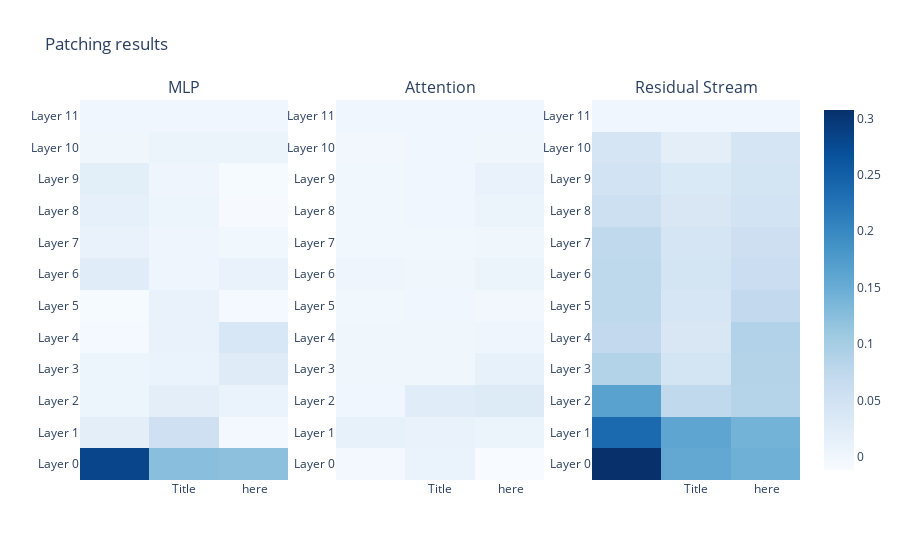

Notebook cell for this chart:
### Code cell
import plotly.express as px
from plotly.subplots import make_subplots

fig = make_subplots(rows=1, cols=3, subplot_titles=("MLP", "Attention", "Residual Stream"))

fig.add_trace(px.imshow(
    mlp_patching.cpu().numpy()[:, 1:],
    x=model.to_str_tokens(clean_prompt)[1:],
    y=[f"Layer {i}" for i in range(model.cfg.n_layers)], 
    title="Patching result", width=800, height=600).data[0], row=1, col=1)

fig.add_trace(px.imshow(
    attn_patching.cpu().numpy()[:, 1:],
    x=model.to_str_tokens(clean_prompt)[1:],
    y=[f"Layer {i}" for i in range(model.cfg.n_layers)],
    title="Patching result", width=800, height=600).data[0], row=1, col=2)

fig.add_trace(px.imshow(
    rs_patching.cpu().numpy()[:, 1:],
    x=model.to_str_tokens(clean_prompt)[1:],
    y=[f"Layer {i}" for i in range(model.cfg.n_layers)],
    title="Patching result", width=800, height=600).data[0], row=1, col=3)

fig.update_layout(coloraxis=dict(colorscale='Blues'))
fig.update_traces(zmin=-1, zmax=1)
fig.update_layout(title_text="Patching results")
fig.show()

### Figure 1 — Plotly figure (JSON) as saved in the notebook; plotly's stock layout.template omitted (floating-point values rounded to 4 significant figures)
{"data": [{"coloraxis": "coloraxis", "hovertemplate": "x: %{x}<br>y: %{y}<br>color: %{z}<extra></extra>", "name": "0", "type": "heatmap", "x": ["\n", "Title", " here"], "xaxis": "x", "y": ["Layer 0", "Layer 1", "Layer 2", "Layer 3", "Layer 4", "Layer 5", "Layer 6", "Layer 7", "Layer 8", "Layer 9", "Layer 10", "Layer 11"], "yaxis": "y", "z": [[0.2825, 0.1244, 0.1221], [0.02067, 0.05541, -0.003704], [0.003736, 0.02079, 0.009255], [0.005484, 0.008802, 0.02683], [-0.005504, 0.01037, 0.03785], [-0.008946, 0.01008, -0.005664], [0.02588, 0.003175, 0.01104], [0.01142, 0.003276, -0.0009981], [0.01496, 0.003913, -0.009602], [0.02118, 0.00295, -0.008412], [0.001427, 0.006533, 0.007621], [0, 0, 0]], "zmax": 1, "zmin": -1}, {"coloraxis": "coloraxis", "hovertemplate": "x: %{x}<br>y: %{y}<br>color: %{z}<extra></extra>", "name": "0", "type": "heatmap", "x": ["\n", "Title", " here"], "xaxis": "x2", "y": ["Layer 0", "Layer 1", "Layer 2", "Layer 3", "Layer 4", "Layer 5", "Layer 6", "Layer 7", "Layer 8", "Layer 9", "Layer 10", "Layer 11"], "yaxis": "y2", "z": [[-0.004977, 0.009977, -0.01153], [0.01418, 0.01013, 0.006798], [-0.0002406, 0.02574, 0.02944], [0.001446, 0.001779, 0.01388], [0.001218, 0.0009528, 0.002302], [-0.0008762, -0.0002307, -0.001594], [0.00228, 0.001331, 0.008065], [-0.0003984, -0.0006833, 0.001363], [-0.0009085, 0.0005785, 0.007296], [-0.0006861, 0.0005037, 0.01072], [-0.002032, -6.357e-05, 0.001988], [0, 0, 0]], "zmax": 1, "zmin": -1}, {"coloraxis": "coloraxis", "hovertemplate": "x: %{x}<br>y: %{y}<br>color: %{z}<extra></extra>", "name": "0", "type": "heatmap", "x": ["\n", "Title", " here"], "xaxis": "x3", "y": ["Layer 0", "Layer 1", "Layer 2", "Layer 3", "Layer 4", "Layer 5", "Layer 6", "Layer 7", "Layer 8", "Layer 9", "Layer 10", "Layer 11"], "yaxis": "y3", "z": [[0.3074, 0.1567, 0.145], [0.2379, 0.1601, 0.1415], [0.1655, 0.07363, 0.0843], [0.08719, 0.04689, 0.0863], [0.07151, 0.03721, 0.08877], [0.0758, 0.04201, 0.07181], [0.07581, 0.04633, 0.06067], [0.07395, 0.04219, 0.05711], [0.05638, 0.03748, 0.048], [0.04832, 0.03434, 0.04616], [0.04407, 0.02034, 0.04347], [0, 0, 0]], "zmax": 1, "zmin": -1}], "layout": {"annotations": [{"font": {"size": 16}, "showarrow": false, "text": "MLP", "x": 0.1444, "xanchor": "center", "xref": "paper", "y": 1, "yanchor": "bottom", "yref": "paper"}, {"font": {"size": 16}, "showarrow": false, "text": "Attention", "x": 0.5, "xanchor": "center", "xref": "paper", "y": 1, "yanchor": "bottom", "yref": "paper"}, {"font": {"size": 16}, "showarrow": false, "text": "Residual Stream", "x": 0.8556, "xanchor": "center", "xref": "paper", "y": 1, "yanchor": "bottom", "yref": "paper"}], "coloraxis": {"colorscale": [[0, "rgb(247,251,255)"], [0.125, "rgb(222,235,247)"], [0.25, "rgb(198,219,239)"], [0.375, "rgb(158,202,225)"], [0.5, "rgb(107,174,214)"], [0.625, "rgb(66,146,198)"], [0.75, "rgb(33,113,181)"], [0.875, "rgb(8,81,156)"], [1, "rgb(8,48,107)"]]}, "title": {"text": "Patching results"}, "xaxis": {"anchor": "y", "domain": [0, 0.2889]}, "xaxis2": {"anchor": "y2", "domain": [0.3556, 0.6444]}, "xaxis3": {"anchor": "y3", "domain": [0.7111, 1]}, "yaxis": {"anchor": "x", "domain": [0, 1]}, "yaxis2": {"anchor": "x2", "domain": [0, 1]}, "yaxis3": {"anchor": "x3", "domain": [0, 1]}}}
